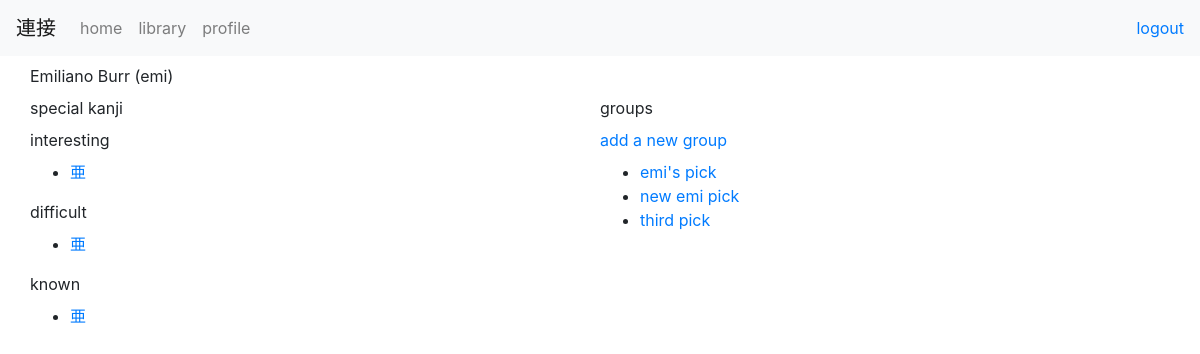
/profile/ (signed in), run on an earlier commit of the app's database.
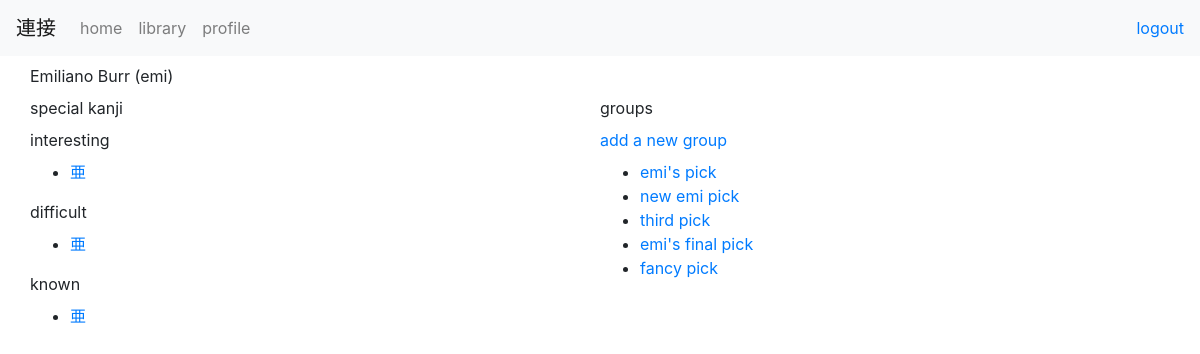
And on a later commit of the database.
### toshokan/models.py (models this page shows, shortened)
class Kanji(models.Model):
    character      = models.CharField(max_length=10)
    alt_characters = models.CharField(max_length=10)
    radical        = models.CharField(max_length=10)
    strokes        = models.IntegerField()
    grade          = models.CharField(max_length=2)
    meaning        = models.TextField()
    reading_jpn    = models.CharField(max_length=100)
    reading_eng    = models.CharField(max_length=100)

### base/models.py (models this page shows, shortened)
class KanjiGroup(models.Model):
    name        = models.CharField(max_length=100)
    user        = models.ForeignKey(UserProfile, related_name="group_profile", on_delete=models.CASCADE)
    group_kanji = models.ManyToManyField(Kanji, blank=True, related_name="group_kanji", through="KanjiGroupElement")
    date_time   = models.DateTimeField(default=timezone.now)

### base/views.py (the view)
# urls.py: path('profile/', views.profile, name='profile'),
@login_required
def profile(request):
    userinfo = request.user.profile
    context  = {'userinfo': userinfo}
    return render(request, 'base/profile.html', context)

### base/templates/base/profile.html
{% extends 'base/base.html' %}
{% block content %}
    <div class="row py-2">
        <div class="col-sm-12">
            <div class="row">
                {{ userinfo.user.first_name }} {{ userinfo.user.last_name }} ({{userinfo.user.username}})
            </div>
        </div>
    </div>
    <div class="row pb-2">
        <div class="col-sm-6">
            <div class="row pb-2">
                special kanji
            </div>
            <div class="row pb-2">
                interesting
            </div>
            <div class="row">
                <ul>
                {% for kanji in userinfo.interesting_kanji.all %}
                    <li>
                        <a href="{% url 'toshokan:individual' kanji.id %}">{{ kanji.character }}</a>
                    </li>
                {% endfor %}
                </ul>
            </div>
            <div class="row pb-2">
                difficult
            </div>
            <div class="row">
                <ul>
                {% for kanji in userinfo.difficult_kanji.all %}
                    <li>
                        <a href="{% url 'toshokan:individual' kanji.id %}">{{ kanji.character }}</a>
                    </li>
                {% endfor %}
                </ul>
            </div>
            <div class="row pb-2">
                known
            </div>
            <div class="row">
                <ul>
                {% for kanji in userinfo.known_kanji.all %}
                    <li>
                        <a href="{% url 'toshokan:individual' kanji.id %}">{{ kanji.character }}</a>
                    </li>
                {% endfor %}
                </ul>
            </div>
        </div>
        <div class="col-sm-6">
            <div class="row pb-2">
                groups
            </div>
            <div class="row pb-2">
                <a href="{% url 'base:group' %}">add a new group</a>
            </div>
            <div class="row">
                <ul>
                {% for group in userinfo.group_profile.all %}
                    <li>
                        <a href="{% url 'base:group_individual' group.id %}">{{ group.name }}</a>
                    </li>
                {% endfor %}
                </ul>
            </div>
        </div>
    </div>
{% endblock %}

What changed in the data, as far as the page shows it:
added KanjiGroup: name "emi's final pick"
added KanjiGroup: name "fancy pick"
